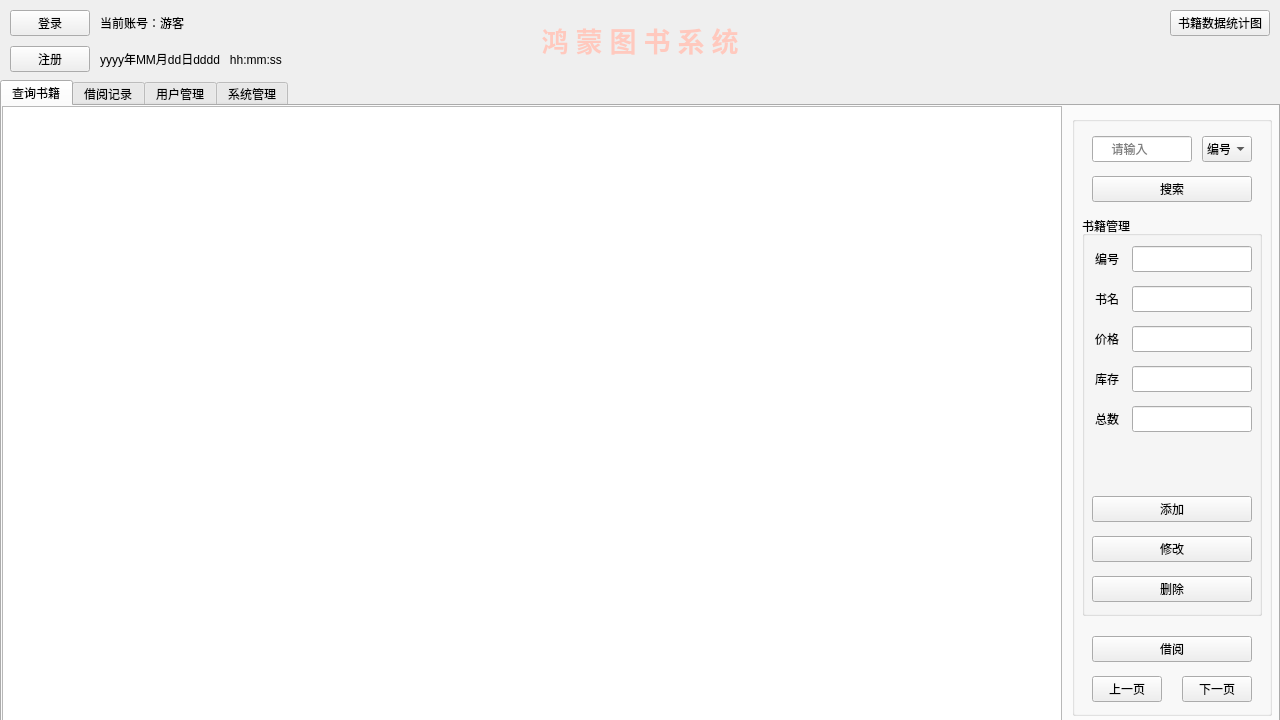
<?xml version="1.0" encoding="UTF-8"?>
<ui version="4.0">
 <class>MainWindow</class>
 <widget class="QMainWindow" name="MainWindow">
  <property name="geometry">
   <rect>
    <x>0</x>
    <y>0</y>
    <width>1280</width>
    <height>720</height>
   </rect>
  </property>
  <property name="minimumSize">
   <size>
    <width>1280</width>
    <height>720</height>
   </size>
  </property>
  <property name="maximumSize">
   <size>
    <width>1280</width>
    <height>720</height>
   </size>
  </property>
  <property name="windowTitle">
   <string>图书管理系统</string>
  </property>
  <widget class="QWidget" name="centralWidget">
   <widget class="QPushButton" name="pushButton_Login">
    <property name="geometry">
     <rect>
      <x>10</x>
      <y>10</y>
      <width>80</width>
      <height>26</height>
     </rect>
    </property>
    <property name="text">
     <string>登录</string>
    </property>
   </widget>
   <widget class="QTabWidget" name="tabWidget">
    <property name="geometry">
     <rect>
      <x>0</x>
      <y>80</y>
      <width>1280</width>
      <height>660</height>
     </rect>
    </property>
    <property name="currentIndex">
     <number>0</number>
    </property>
    <widget class="QWidget" name="tab_1">
     <attribute name="title">
      <string>查询书籍</string>
     </attribute>
     <widget class="QTableView" name="tableView_1">
      <property name="geometry">
       <rect>
        <x>0</x>
        <y>0</y>
        <width>1060</width>
        <height>620</height>
       </rect>
      </property>
     </widget>
     <widget class="QGroupBox" name="groupBox_1">
      <property name="geometry">
       <rect>
        <x>1070</x>
        <y>10</y>
        <width>200</width>
        <height>600</height>
       </rect>
      </property>
      <property name="layoutDirection">
       <enum>Qt::LeftToRight</enum>
      </property>
      <property name="title">
       <string/>
      </property>
      <widget class="QLineEdit" name="lineEdit_1_Search">
       <property name="geometry">
        <rect>
         <x>20</x>
         <y>20</y>
         <width>100</width>
         <height>26</height>
        </rect>
       </property>
       <property name="maxLength">
        <number>20</number>
       </property>
       <property name="placeholderText">
        <string>     请输入</string>
       </property>
      </widget>
      <widget class="QPushButton" name="pushButton_1_Search">
       <property name="geometry">
        <rect>
         <x>20</x>
         <y>60</y>
         <width>160</width>
         <height>26</height>
        </rect>
       </property>
       <property name="text">
        <string>搜索</string>
       </property>
      </widget>
      <widget class="QPushButton" name="pushButton_1_Previous">
       <property name="geometry">
        <rect>
         <x>20</x>
         <y>560</y>
         <width>70</width>
         <height>26</height>
        </rect>
       </property>
       <property name="text">
        <string>上一页</string>
       </property>
      </widget>
      <widget class="QPushButton" name="pushButton_1_Next">
       <property name="geometry">
        <rect>
         <x>110</x>
         <y>560</y>
         <width>70</width>
         <height>26</height>
        </rect>
       </property>
       <property name="text">
        <string>下一页</string>
       </property>
      </widget>
      <widget class="QPushButton" name="pushButton_1_Rent">
       <property name="geometry">
        <rect>
         <x>20</x>
         <y>520</y>
         <width>160</width>
         <height>26</height>
        </rect>
       </property>
       <property name="text">
        <string>借阅</string>
       </property>
      </widget>
      <widget class="QComboBox" name="comboBox_1_Search">
       <property name="geometry">
        <rect>
         <x>130</x>
         <y>20</y>
         <width>50</width>
         <height>26</height>
        </rect>
       </property>
       <item>
        <property name="text">
         <string>编号</string>
        </property>
       </item>
       <item>
        <property name="text">
         <string>书名</string>
        </property>
       </item>
      </widget>
      <widget class="QGroupBox" name="groupBox_1_Management">
       <property name="geometry">
        <rect>
         <x>10</x>
         <y>100</y>
         <width>180</width>
         <height>400</height>
        </rect>
       </property>
       <property name="title">
        <string>书籍管理</string>
       </property>
       <widget class="QPushButton" name="pushButton_1_Management_Add">
        <property name="geometry">
         <rect>
          <x>10</x>
          <y>280</y>
          <width>160</width>
          <height>26</height>
         </rect>
        </property>
        <property name="text">
         <string>添加</string>
        </property>
       </widget>
       <widget class="QPushButton" name="pushButton_1_Management_Update">
        <property name="geometry">
         <rect>
          <x>10</x>
          <y>320</y>
          <width>160</width>
          <height>26</height>
         </rect>
        </property>
        <property name="text">
         <string>修改</string>
        </property>
       </widget>
       <widget class="QPushButton" name="pushButton_1_Management_delete">
        <property name="geometry">
         <rect>
          <x>10</x>
          <y>360</y>
          <width>160</width>
          <height>26</height>
         </rect>
        </property>
        <property name="text">
         <string>删除</string>
        </property>
       </widget>
       <widget class="QLineEdit" name="lineEdit_1_Management_BookNumber">
        <property name="geometry">
         <rect>
          <x>50</x>
          <y>30</y>
          <width>120</width>
          <height>26</height>
         </rect>
        </property>
        <property name="maxLength">
         <number>6</number>
        </property>
       </widget>
       <widget class="QLineEdit" name="lineEdit_1_Management_Name">
        <property name="geometry">
         <rect>
          <x>50</x>
          <y>70</y>
          <width>120</width>
          <height>26</height>
         </rect>
        </property>
        <property name="maxLength">
         <number>20</number>
        </property>
       </widget>
       <widget class="QLineEdit" name="lineEdit_1_Management_Price">
        <property name="geometry">
         <rect>
          <x>50</x>
          <y>110</y>
          <width>120</width>
          <height>26</height>
         </rect>
        </property>
        <property name="maxLength">
         <number>10</number>
        </property>
       </widget>
       <widget class="QLineEdit" name="lineEdit_1_Management_Number">
        <property name="geometry">
         <rect>
          <x>50</x>
          <y>150</y>
          <width>120</width>
          <height>26</height>
         </rect>
        </property>
        <property name="maxLength">
         <number>10</number>
        </property>
       </widget>
       <widget class="QLabel" name="label_1_Management_BookNumber">
        <property name="geometry">
         <rect>
          <x>10</x>
          <y>30</y>
          <width>30</width>
          <height>26</height>
         </rect>
        </property>
        <property name="text">
         <string>编号</string>
        </property>
        <property name="alignment">
         <set>Qt::AlignCenter</set>
        </property>
       </widget>
       <widget class="QLabel" name="label_1_Management_Name">
        <property name="geometry">
         <rect>
          <x>10</x>
          <y>70</y>
          <width>30</width>
          <height>26</height>
         </rect>
        </property>
        <property name="text">
         <string>书名</string>
        </property>
        <property name="alignment">
         <set>Qt::AlignCenter</set>
        </property>
       </widget>
       <widget class="QLabel" name="label_1_Management_Price">
        <property name="geometry">
         <rect>
          <x>10</x>
          <y>110</y>
          <width>30</width>
          <height>26</height>
         </rect>
        </property>
        <property name="text">
         <string>价格</string>
        </property>
        <property name="alignment">
         <set>Qt::AlignCenter</set>
        </property>
       </widget>
       <widget class="QLabel" name="label_1_Management_Number">
        <property name="geometry">
         <rect>
          <x>10</x>
          <y>150</y>
          <width>30</width>
          <height>26</height>
         </rect>
        </property>
        <property name="text">
         <string>库存</string>
        </property>
        <property name="alignment">
         <set>Qt::AlignCenter</set>
        </property>
       </widget>
       <widget class="QLineEdit" name="lineEdit_1_Management_Total">
        <property name="geometry">
         <rect>
          <x>50</x>
          <y>190</y>
          <width>120</width>
          <height>26</height>
         </rect>
        </property>
        <property name="maxLength">
         <number>10</number>
        </property>
       </widget>
       <widget class="QLabel" name="label_1_Management_Total">
        <property name="geometry">
         <rect>
          <x>10</x>
          <y>190</y>
          <width>30</width>
          <height>26</height>
         </rect>
        </property>
        <property name="text">
         <string>总数</string>
        </property>
        <property name="alignment">
         <set>Qt::AlignCenter</set>
        </property>
       </widget>
      </widget>
     </widget>
    </widget>
    <widget class="QWidget" name="tab_2">
     <attribute name="title">
      <string>借阅记录</string>
     </attribute>
     <widget class="QTableView" name="tableView_2">
      <property name="geometry">
       <rect>
        <x>0</x>
        <y>0</y>
        <width>1280</width>
        <height>531</height>
       </rect>
      </property>
     </widget>
     <widget class="QPushButton" name="pushButton_2_Search">
      <property name="geometry">
       <rect>
        <x>440</x>
        <y>560</y>
        <width>160</width>
        <height>26</height>
       </rect>
      </property>
      <property name="text">
       <string>刷新</string>
      </property>
     </widget>
     <widget class="QPushButton" name="pushButton_2_return">
      <property name="geometry">
       <rect>
        <x>680</x>
        <y>560</y>
        <width>160</width>
        <height>26</height>
       </rect>
      </property>
      <property name="text">
       <string>归还</string>
      </property>
     </widget>
    </widget>
    <widget class="QWidget" name="tab_3">
     <attribute name="title">
      <string>用户管理</string>
     </attribute>
     <widget class="QTableView" name="tableView_3">
      <property name="geometry">
       <rect>
        <x>0</x>
        <y>0</y>
        <width>1060</width>
        <height>620</height>
       </rect>
      </property>
     </widget>
     <widget class="QGroupBox" name="groupBox_3">
      <property name="geometry">
       <rect>
        <x>1070</x>
        <y>10</y>
        <width>200</width>
        <height>600</height>
       </rect>
      </property>
      <property name="layoutDirection">
       <enum>Qt::LeftToRight</enum>
      </property>
      <property name="title">
       <string/>
      </property>
      <widget class="QLineEdit" name="lineEdit_3_Search">
       <property name="geometry">
        <rect>
         <x>20</x>
         <y>20</y>
         <width>160</width>
         <height>26</height>
        </rect>
       </property>
       <property name="maxLength">
        <number>16</number>
       </property>
       <property name="placeholderText">
        <string>         搜索用户</string>
       </property>
      </widget>
      <widget class="QPushButton" name="pushButton_3_Search">
       <property name="geometry">
        <rect>
         <x>20</x>
         <y>60</y>
         <width>160</width>
         <height>26</height>
        </rect>
       </property>
       <property name="text">
        <string>搜索</string>
       </property>
      </widget>
      <widget class="QPushButton" name="pushButton_3_Previous">
       <property name="geometry">
        <rect>
         <x>20</x>
         <y>560</y>
         <width>70</width>
         <height>26</height>
        </rect>
       </property>
       <property name="text">
        <string>上一页</string>
       </property>
      </widget>
      <widget class="QPushButton" name="pushButton_3_Next">
       <property name="geometry">
        <rect>
         <x>110</x>
         <y>560</y>
         <width>70</width>
         <height>26</height>
        </rect>
       </property>
       <property name="text">
        <string>下一页</string>
       </property>
      </widget>
      <widget class="QPushButton" name="pushButton_3_Update">
       <property name="geometry">
        <rect>
         <x>20</x>
         <y>480</y>
         <width>160</width>
         <height>26</height>
        </rect>
       </property>
       <property name="text">
        <string>修改</string>
       </property>
      </widget>
      <widget class="QPushButton" name="pushButton_3_Delete">
       <property name="geometry">
        <rect>
         <x>20</x>
         <y>520</y>
         <width>160</width>
         <height>26</height>
        </rect>
       </property>
       <property name="text">
        <string>删除</string>
       </property>
      </widget>
      <widget class="QGroupBox" name="groupBox_3_Update">
       <property name="geometry">
        <rect>
         <x>10</x>
         <y>350</y>
         <width>180</width>
         <height>110</height>
        </rect>
       </property>
       <property name="title">
        <string>Username</string>
       </property>
       <widget class="QLineEdit" name="lineEdit_3_Update_Password">
        <property name="geometry">
         <rect>
          <x>50</x>
          <y>30</y>
          <width>120</width>
          <height>26</height>
         </rect>
        </property>
        <property name="maxLength">
         <number>16</number>
        </property>
       </widget>
       <widget class="QLabel" name="label_3_Update_Password">
        <property name="geometry">
         <rect>
          <x>10</x>
          <y>30</y>
          <width>30</width>
          <height>26</height>
         </rect>
        </property>
        <property name="text">
         <string>密码</string>
        </property>
        <property name="alignment">
         <set>Qt::AlignCenter</set>
        </property>
       </widget>
       <widget class="QPushButton" name="pushButton_3_Update_Save">
        <property name="geometry">
         <rect>
          <x>10</x>
          <y>70</y>
          <width>75</width>
          <height>26</height>
         </rect>
        </property>
        <property name="text">
         <string>保存</string>
        </property>
       </widget>
       <widget class="QPushButton" name="pushButton_3_Update_Cancel">
        <property name="geometry">
         <rect>
          <x>95</x>
          <y>70</y>
          <width>75</width>
          <height>26</height>
         </rect>
        </property>
        <property name="text">
         <string>取消</string>
        </property>
       </widget>
      </widget>
     </widget>
    </widget>
    <widget class="QWidget" name="tab_4">
     <attribute name="title">
      <string>系统管理</string>
     </attribute>
     <widget class="QGroupBox" name="groupBox_4_Manager">
      <property name="geometry">
       <rect>
        <x>170</x>
        <y>120</y>
        <width>200</width>
        <height>300</height>
       </rect>
      </property>
      <property name="title">
       <string>管理员账号操作</string>
      </property>
      <widget class="QPushButton" name="pushButton_4_Manager_Update">
       <property name="geometry">
        <rect>
         <x>20</x>
         <y>30</y>
         <width>160</width>
         <height>26</height>
        </rect>
       </property>
       <property name="text">
        <string>修改密码</string>
       </property>
      </widget>
      <widget class="QPushButton" name="pushButton_4_Manager_Delete">
       <property name="geometry">
        <rect>
         <x>20</x>
         <y>70</y>
         <width>160</width>
         <height>26</height>
        </rect>
       </property>
       <property name="text">
        <string>删除此账号</string>
       </property>
      </widget>
      <widget class="QGroupBox" name="groupBox_4_Manager_Operation">
       <property name="geometry">
        <rect>
         <x>10</x>
         <y>110</y>
         <width>180</width>
         <height>180</height>
        </rect>
       </property>
       <property name="title">
        <string/>
       </property>
       <widget class="QLineEdit" name="lineEdit_4_Manager_Operation_Password">
        <property name="geometry">
         <rect>
          <x>10</x>
          <y>20</y>
          <width>160</width>
          <height>26</height>
         </rect>
        </property>
        <property name="maxLength">
         <number>16</number>
        </property>
        <property name="echoMode">
         <enum>QLineEdit::Password</enum>
        </property>
        <property name="placeholderText">
         <string>         输入密码</string>
        </property>
       </widget>
       <widget class="QLineEdit" name="lineEdit_4_Manager_Operation_Password_Update">
        <property name="geometry">
         <rect>
          <x>10</x>
          <y>60</y>
          <width>160</width>
          <height>26</height>
         </rect>
        </property>
        <property name="maxLength">
         <number>16</number>
        </property>
        <property name="echoMode">
         <enum>QLineEdit::Password</enum>
        </property>
        <property name="placeholderText">
         <string>       输入更改密码</string>
        </property>
       </widget>
       <widget class="QPushButton" name="pushButton_4_Manager_Operation_Cancel">
        <property name="geometry">
         <rect>
          <x>10</x>
          <y>140</y>
          <width>160</width>
          <height>26</height>
         </rect>
        </property>
        <property name="text">
         <string>返回</string>
        </property>
       </widget>
       <widget class="QLineEdit" name="lineEdit_4_Manager_Operation_Password_Update_2">
        <property name="geometry">
         <rect>
          <x>10</x>
          <y>100</y>
          <width>160</width>
          <height>26</height>
         </rect>
        </property>
        <property name="maxLength">
         <number>16</number>
        </property>
        <property name="echoMode">
         <enum>QLineEdit::Password</enum>
        </property>
        <property name="placeholderText">
         <string>       确认更改密码</string>
        </property>
       </widget>
      </widget>
     </widget>
     <widget class="QGroupBox" name="groupBox_4_Data">
      <property name="geometry">
       <rect>
        <x>540</x>
        <y>120</y>
        <width>200</width>
        <height>300</height>
       </rect>
      </property>
      <property name="title">
       <string>数据操作</string>
      </property>
      <widget class="QPushButton" name="pushButton_4_Data_Backup">
       <property name="geometry">
        <rect>
         <x>20</x>
         <y>30</y>
         <width>160</width>
         <height>26</height>
        </rect>
       </property>
       <property name="text">
        <string>备份数据</string>
       </property>
      </widget>
      <widget class="QPushButton" name="pushButton_4_Data_Restore">
       <property name="geometry">
        <rect>
         <x>20</x>
         <y>70</y>
         <width>160</width>
         <height>26</height>
        </rect>
       </property>
       <property name="text">
        <string>还原数据</string>
       </property>
      </widget>
     </widget>
     <widget class="QGroupBox" name="groupBox_4_Software">
      <property name="geometry">
       <rect>
        <x>910</x>
        <y>120</y>
        <width>200</width>
        <height>300</height>
       </rect>
      </property>
      <property name="title">
       <string>软件操作</string>
      </property>
      <widget class="QPushButton" name="pushButton_4_Software_About">
       <property name="geometry">
        <rect>
         <x>20</x>
         <y>30</y>
         <width>160</width>
         <height>26</height>
        </rect>
       </property>
       <property name="text">
        <string>关于</string>
       </property>
      </widget>
     </widget>
    </widget>
   </widget>
   <widget class="QLabel" name="label_zhanghao">
    <property name="geometry">
     <rect>
      <x>100</x>
      <y>10</y>
      <width>200</width>
      <height>26</height>
     </rect>
    </property>
    <property name="text">
     <string>当前账号：游客</string>
    </property>
   </widget>
   <widget class="QLabel" name="label_Time">
    <property name="geometry">
     <rect>
      <x>100</x>
      <y>46</y>
      <width>200</width>
      <height>26</height>
     </rect>
    </property>
    <property name="text">
     <string>yyyy年MM月dd日dddd   hh:mm:ss</string>
    </property>
   </widget>
   <widget class="QPushButton" name="pushButton_Register">
    <property name="geometry">
     <rect>
      <x>10</x>
      <y>46</y>
      <width>80</width>
      <height>26</height>
     </rect>
    </property>
    <property name="text">
     <string>注册</string>
    </property>
   </widget>
   <widget class="QPushButton" name="pushButton_Statistics">
    <property name="geometry">
     <rect>
      <x>1170</x>
      <y>10</y>
      <width>100</width>
      <height>26</height>
     </rect>
    </property>
    <property name="text">
     <string>书籍数据统计图</string>
    </property>
   </widget>
   <widget class="QLabel" name="label_Statistics_Background">
    <property name="geometry">
     <rect>
      <x>0</x>
      <y>80</y>
      <width>1280</width>
      <height>640</height>
     </rect>
    </property>
    <property name="styleSheet">
     <string notr="true">background-image: url(:/image/Background/label_Statistics_Background.jpg);</string>
    </property>
    <property name="text">
     <string/>
    </property>
    <property name="alignment">
     <set>Qt::AlignCenter</set>
    </property>
   </widget>
   <widget class="QLabel" name="label_Background">
    <property name="geometry">
     <rect>
      <x>0</x>
      <y>0</y>
      <width>1280</width>
      <height>80</height>
     </rect>
    </property>
    <property name="font">
     <font>
      <family>微软雅黑</family>
      <pointsize>20</pointsize>
      <weight>75</weight>
      <bold>true</bold>
     </font>
    </property>
    <property name="styleSheet">
     <string notr="true">background-image: url(:/image/Background/labe_Background.jpg);
color: rgb(255, 201, 190)</string>
    </property>
    <property name="text">
     <string>鸿 蒙 图 书 系 统</string>
    </property>
    <property name="alignment">
     <set>Qt::AlignCenter</set>
    </property>
   </widget>
   <zorder>label_Statistics_Background</zorder>
   <zorder>label_Background</zorder>
   <zorder>pushButton_Login</zorder>
   <zorder>tabWidget</zorder>
   <zorder>label_zhanghao</zorder>
   <zorder>label_Time</zorder>
   <zorder>pushButton_Register</zorder>
   <zorder>pushButton_Statistics</zorder>
  </widget>
 </widget>
 <layoutdefault spacing="6" margin="11"/>
 <tabstops>
  <tabstop>pushButton_Login</tabstop>
  <tabstop>pushButton_Register</tabstop>
  <tabstop>tabWidget</tabstop>
  <tabstop>tableView_1</tabstop>
  <tabstop>lineEdit_1_Search</tabstop>
  <tabstop>comboBox_1_Search</tabstop>
  <tabstop>pushButton_1_Search</tabstop>
  <tabstop>pushButton_1_Previous</tabstop>
  <tabstop>pushButton_1_Next</tabstop>
  <tabstop>pushButton_1_Rent</tabstop>
  <tabstop>lineEdit_1_Management_BookNumber</tabstop>
  <tabstop>lineEdit_1_Management_Name</tabstop>
  <tabstop>lineEdit_1_Management_Price</tabstop>
  <tabstop>lineEdit_1_Management_Number</tabstop>
  <tabstop>lineEdit_1_Management_Total</tabstop>
  <tabstop>pushButton_1_Management_Add</tabstop>
  <tabstop>pushButton_1_Management_Update</tabstop>
  <tabstop>pushButton_1_Management_delete</tabstop>
  <tabstop>tableView_2</tabstop>
  <tabstop>pushButton_2_Search</tabstop>
  <tabstop>pushButton_2_return</tabstop>
  <tabstop>tableView_3</tabstop>
  <tabstop>lineEdit_3_Search</tabstop>
  <tabstop>pushButton_3_Search</tabstop>
  <tabstop>pushButton_3_Previous</tabstop>
  <tabstop>pushButton_3_Next</tabstop>
  <tabstop>pushButton_3_Update</tabstop>
  <tabstop>pushButton_3_Delete</tabstop>
  <tabstop>lineEdit_3_Update_Password</tabstop>
  <tabstop>pushButton_3_Update_Save</tabstop>
  <tabstop>pushButton_3_Update_Cancel</tabstop>
  <tabstop>pushButton_4_Manager_Update</tabstop>
  <tabstop>pushButton_4_Manager_Delete</tabstop>
  <tabstop>lineEdit_4_Manager_Operation_Password</tabstop>
  <tabstop>lineEdit_4_Manager_Operation_Password_Update</tabstop>
  <tabstop>lineEdit_4_Manager_Operation_Password_Update_2</tabstop>
  <tabstop>pushButton_4_Manager_Operation_Cancel</tabstop>
  <tabstop>pushButton_4_Data_Backup</tabstop>
  <tabstop>pushButton_4_Data_Restore</tabstop>
  <tabstop>pushButton_4_Software_About</tabstop>
 </tabstops>
 <resources/>
 <connections/>
</ui>
